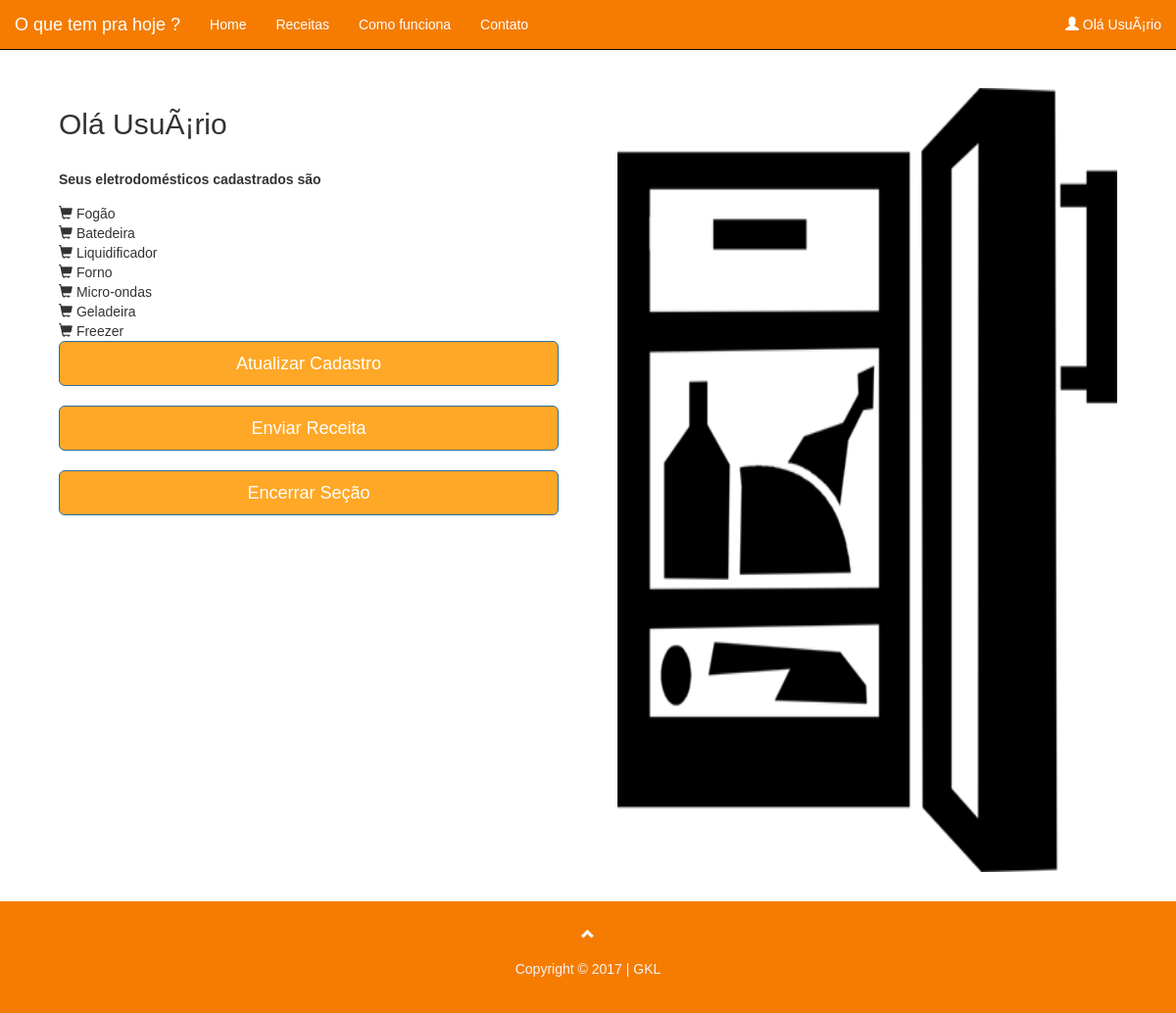
Page /paginausuario.php (signed in) on the committed database.
### tables this page shows
CREATE TABLE `eletrodomestico_has_usuario` (
  `ideletrodomestico` int(11) NOT NULL,
  `idusuario` int(11) NOT NULL
);

CREATE TABLE `eletrodomestico` (
  `ideletrodomestico` int(11) NOT NULL,
  `nome` varchar(35) NOT NULL
);

### paginausuario.php (the view, shortened to what this page needs)
<?php
if (!isset($_SESSION['id'])) {
    header("refresh:0;url=index.php");
} else {
    $id = $_SESSION["id"];
    $nome = $_SESSION["nome"];
}
?>
<html >
    <head>
        <link rel="stylesheet" href="https://maxcdn.bootstrapcdn.com/bootstrap/3.3.7/css/bootstrap.min.css">
    </head>
    <body>
        <nav class="navbar navbar-inverse navbar-fixed-top">
            <div class="container-fluid">
                <div class="navbar-header">
                    <a class="navbar-brand" href="index.php">O que tem pra hoje ?</a>
                </div>
                <div class="collapse navbar-collapse" id="myNavbar">
                    <ul class="nav navbar-nav">
                        <li ><a href="index.php">Home</a></li>
                        <li><a href="receitas.php">Receitas</a></li>
                        <li><a href="comof.php">Como funciona</a></li>
                        <li><a href="contato.php">Contato</a></li>
                    </ul>
                    <ul class="nav navbar-nav navbar-right">
                        <?php if (isset($nome)) {
                            ?> <li><a href="paginausuario.php"><span class="glyphicon glyphicon-user"></span> Olá <?= $nome ?> </a></li><?php
                        } else {
                            ?><li><a href="cadastra.php"><span class="glyphicon glyphicon-user"></span> Junte-se a nós</a></li>
                            <li><a href="login.php"><span class="glyphicon glyphicon-log-in"></span> Login</a></li> <?php } ?>
                    </ul>
                </div>
            </div>
        </nav>
        <div class="container" style="margin-top:60px">
            <div class="col-sm-6" style="//background-color:lavenderblush;">
                <h2 class="form-signin-heading">Olá <?= $nome ?> </h2> <br>
                <label><p>Seus eletrodomésticos cadastrados são</p></label><br>
                <div style="min-height: 100px;">
                    <?php
                    include "config.php";
                    $query = "select *
			From eletrodomestico
			join eletrodomestico_has_usuario on eletrodomestico.ideletrodomestico =
                        eletrodomestico_has_usuario.ideletrodomestico
			Where eletrodomestico_has_usuario.idusuario=" . $id . ";";
                    $resultado = $CONEXAO->query($query);
                    if ($resultado) {
                        while ($linha = $resultado->fetch_assoc()) {
                            ?> <span class="glyphicon glyphicon-shopping-cart"></span><?php
                            echo(" " . $linha["nome"] . "<br/>");
                        }
                    } else {
                        die("ERRO");
                    }
                    ?>
                </div>
                <a href="update.php"><button id="b" class="btn btn-lg btn-primary btn-block">Atualizar Cadastro</button></a><br>
                <a href="cadastrareceita.php"><button id="b" class="btn btn-lg btn-primary btn-block">Enviar Receita</button></a><br>
                <a href="logout.php"><button id="b" class="btn btn-lg btn-primary btn-block">Encerrar Seção</button></a>
            </div>
            <div class="col-sm-6" style="//background-color:#555;">
                <img src="geladeira.png" id="geladeira"></div>
        </div>
    </body>
    <footer class="text-center">
        <a class="up-arrow" href="index.php" data-toggle="tooltip" title="Para o topo">
            <span class="glyphicon glyphicon-chevron-up"></span>
        </a><br><br>
        <p>Copyright © 2017 | GKL </p>
    </footer>
</html>

### paginausuario.php (style rules this page uses)
* { font-family:"Helvetica"; }
div { width: auto; }
.navbar { margin-bottom: 0; background-color: #F57C00; }
.navbar li a, .navbar .navbar-brand { color: #fff !important; }
.col-sm-6 { padding: 30px; }
#geladeira { width: 100%; height: 100%; }
footer { background-color: #F57C00; color: #f5f5f5; padding: 25px; }
footer a { color: #f5f5f5; }
#b { background-color: #ffa726 }

### rows in the picture
eletrodomestico_has_usuario: ideletrodomestico.nome "Fogão"
eletrodomestico_has_usuario: ideletrodomestico.nome "Batedeira"
eletrodomestico_has_usuario: ideletrodomestico.nome "Liquidificador"
eletrodomestico_has_usuario: ideletrodomestico.nome "Forno"
eletrodomestico_has_usuario: ideletrodomestico.nome "Micro-ondas"
eletrodomestico_has_usuario: ideletrodomestico.nome "Geladeira"
eletrodomestico_has_usuario: ideletrodomestico.nome "Freezer"

### other values in the picture
$nome "UsuÃ¡rio"
